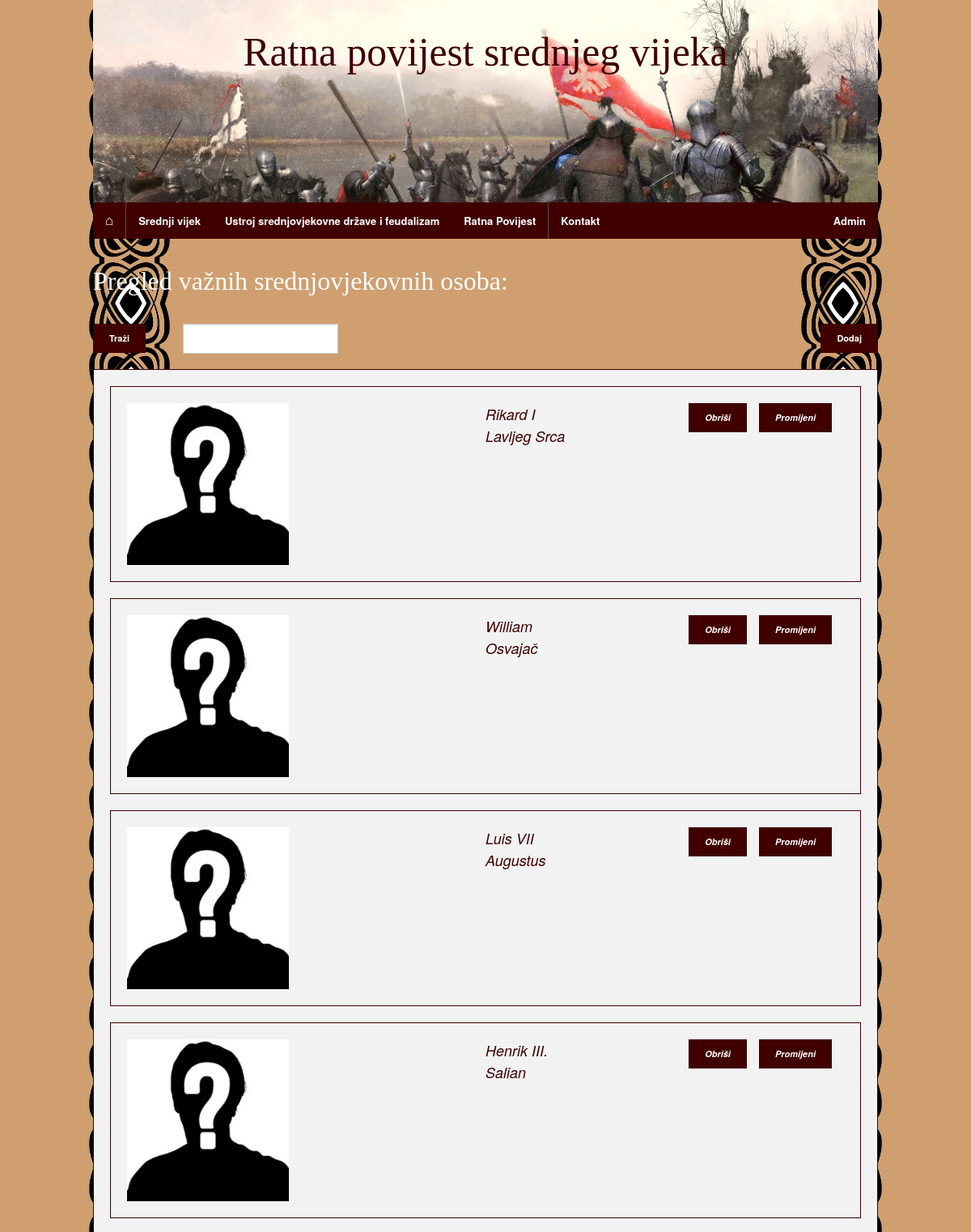
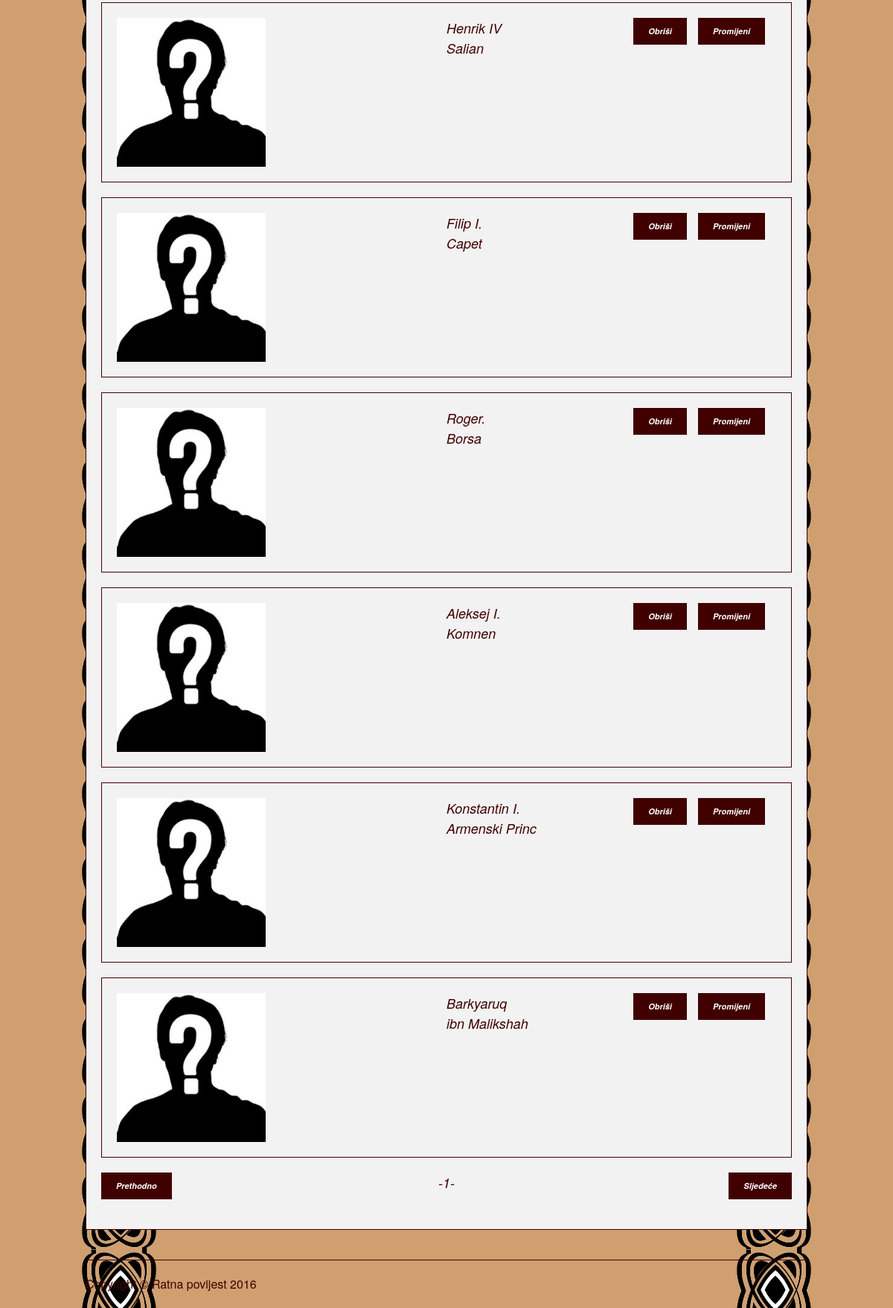
The app's page /privatno/osobe/index.php with its own data (2 pictures, top to bottom).
### tables this page shows
create table osobe(
sifra int not null primary key auto_increment,
ime varchar(50) not null,
prezime varchar(50) not null,
titula int not null, 
godinarodjenja int,
godinasmrti int,
opis text,
slika varchar(255)
);

### konfiguracija.php (called while the page is built, shortened)
<?php
$putanjaPovijest = "/Webprogramiranje/RatnaPovijest/";

### privatno/osobe/index.php (the view, shortened to what this page needs)
<?php
include_once '../../konfiguracija.php';
if (isset($_GET["stranica"])) {
	$stranica = $_GET["stranica"];
} else {
	$stranica = 1;
}
$uvjet = "";
?>
<!doctype html>
<html class="no-js" lang="en">
	<head>
		<?php
		include_once '../../head.php';
 ?>
	</head>
	<body>
		<?php
	include_once '../../zaglavlje.php';
 ?>
		<?php
	include_once '../../izbornik.php';
 ?>
		<div class="row">
			<div class="large-12 columns">
				<h2>Pregled važnih srednjovjekovnih osoba:</h2>
				<div class="row">
					<form action="<?php echo $_SERVER["PHP_SELF"] ?>" method="post">
						<div class="large-4 columns">
							<div class="row">
								<div class="large-4 columns">
									<input type="submit" class="button tiny lijevo" value="Traži" />
								</div>
								<div class="large-8 columns">
									<input type="text" name="uvjet" value="<?php echo $uvjet; ?>" />
								</div>
							</div>
					</form>
				</div>
				<div class="large-8 columns">
					<a href="dodaj.php" class="button tiny desno">Dodaj</a>
				</div>
			</div>
			<div class="panel">
				<div id="rezultati" class="row">
					<?php
					$uvjetZaUpit="%" . $uvjet . "%";
					$izraz = $veza -> prepare("select * from osobe where ime like :uvjet or
					prezime like :uvjet limit " . (($stranica * 10)-10) . ",10");
					$izraz->bindParam(":uvjet", $uvjetZaUpit);
					$izraz -> execute();
					$rezultati = $izraz -> fetchAll(PDO::FETCH_OBJ);
					foreach ($rezultati as $o) :
				$dat = $_SERVER["CONTEXT_DOCUMENT_ROOT"] . $putanjaPovijest."img/osobe/". $o->slika;
				if(file_exists($dat) && !is_dir($dat)){
					$slika=$putanjaPovijest . "img/osobe/" . $o->slika;
				}
				else{
					$slika=$putanjaPovijest . "img/osobe/nepoznato.png";
				}
					?>
					<div class="large 12 columns end">
						<div class="panel">
							<div class="row">
							<div class="large-6 columns">
				 				<img class="auto" alt="" src="<?php echo $slika; ?>" />
								</div>
								<div class="large-3 columns">
				                   <div class="row">
				 					 <?php echo $o -> ime; ?><br />
									<?php echo $o -> prezime; ?>
									</div>
								</div>
									<div class="large-3 columns ">
									<a href="promijeni.php?sifra=<?php echo $o -> sifra; ?>" class="button tiny desnod"> Promijeni </a>
									<a href="obrisi.php?sifra=<?php echo $o -> sifra; ?>" class="button tiny desnod"> Obriši </a></div>
							</div>
						</div>
					</div>
					<?php
					endforeach;
 ?>
				</div>
				<div class="row">
					<div class="large-4 columns">
						<a href="index.php?stranica=<?php
						if ($stranica > 1) {
							$prethodna = $stranica - 1;
							echo $prethodna;
						} else {
							echo 1;
						}
						?>&uvjet=<?php echo $uvjet ?>" class="button tiny lijevo">Prethodno</a>
					</div>
					<div class="large-4 columns sredina">
						-<?php echo $stranica; ?>-
					</div>
					<div class="large-4 columns">
						<a href="index.php?stranica=<?php
						echo ++$stranica;
						?>&uvjet=<?php echo $uvjet ?>" class="button tiny desno">Sljedeće</a>
					</div>
				</div>
			</div>
		</div>
		<?php
	include_once '../../podnozje.php';
 ?>
	</body>
</html>

### head.php (shortened to what this page needs)
<link rel="stylesheet" href="<?php echo $putanjaPovijest; ?>css/foundation.css" />
<link rel="stylesheet" href="<?php echo $putanjaPovijest; ?>css/stil.css" />

### zaglavlje.php
<div class="row okolo">
      <div class="large-12 columns naslov">
        <h1>Ratna povijest srednjeg vijeka</h1>
      </div>
    </div>

### izbornik.php (shortened to what this page needs)
<div class="row">
	<div class="large 12 columns">
		<nav class="top-bar" data-topbar="" role="navigation">
      <ul class="title-area">
        <li class="name">
          <?php if(!isset($_SESSION['operater'])): ?>
          	<h1><a href="<?php echo $putanjaPovijest; ?>index.php">&#x2302;</a></h1>
          	<?php endif; ?>
        </li>
      </ul>
    <section class="top-bar-section">
        <ul class="left show-for-large-up" id="boja">
        	<?php if(!isset($_SESSION['operater'])): ?>
          <li>
          	<a href="<?php echo $putanjaPovijest; ?>srednjivijek.php">Srednji vijek</a>
          </li>
          <li>
          	<a href="<?php echo $putanjaPovijest; ?>ustroj.php">Ustroj srednjovjekovne države i feudalizam</a>
          </li>
          <li>
          	<a href="<?php echo $putanjaPovijest; ?>ratnapovijest.php">Ratna Povijest</a>
          </li>
          <?php endif; ?>
        </ul>
         <ul class="left show-for-large-up" id="boja">
          <li><a href="<?php echo $putanjaPovijest; ?>kontakt.php">Kontakt</a></li>
        </ul>
        <ul class="right show-for-large-up" id="boja">
          <li>
        	<?php
          	if (!isset($_SESSION['operater'])):
			?>
          	<a href="<?php echo $putanjaPovijest; ?>login.php">Admin</a>
          	<?php
			endif;
			?>
          </li>
        </ul>
      </section></nav>
	</div>
</div>

### podnozje.php
<div class="row">
      <div class="large-12 columns podnozje">
      	<hr class="boja" />
      	<p class="tekstlijevo">Copyright &copy; Ratna povijest <?php echo date("Y"); ?>
      </div>
    </div>

### css/stil.css (style rules this page uses)
h1 { font-family: "Book Antiqua"; color:#400000; margin-top:30px; margin-bottom:30px; font-size: 3.1em; text-align:center; }
h2 { font-family: "Book Antiqua" ; color:#FFFFFF; margin-top:30px; margin-bottom:30px; font-size: 2em; text-align:justify; position: relative; }
.okolo { background-image: url("../img/big.jpg"); height:250px; width:970px; background-size: cover; background-position:top; border:0px; border-style: solid; border-left-color: #400000; border-right-color: #400000; border-bottom-color: #400000; border-top-color: #FFFFFF; }
.top-bar { background: #400000; }
.top-bar-section li:not(.has-form) a:not(.button) { background: #400000; font-weight: bold; font-size: 13px; }
.desno { background-color: #400000; float: right; font-weight: bold; }
.desnod { background-color: #400000; float: right; margin-right: 15px; font-weight: bold; font-size: 12px; }
.lijevo { background-color: #400000; float: left; font-weight: bold; }
body { background:#CF9F70; z-index: -999999; background-image: url("../img/ornament.png"), url("../img/ornament.png"); background-position: left top, right top; background-repeat: repeat-y, repeat-y; }
p.tekstlijevo { text-align: left; color: #400000; }
.panel { color:#400000; font-size: 18px; font-style: italic; border-style: solid; border-color: #400000; }
hr { border-style: solid; border-color: #400000; }
.sredina { text-align: center; }
.auto { max-width: 200px; width: 100%; height: auto; }

### records on screen
osobe: ime "Rikard I", prezime "Lavljeg Srca"
osobe: ime "William", prezime "Osvajač"
osobe: ime "Luis VII", prezime "Augustus"
osobe: ime "Henrik III.", prezime "Salian"
osobe: ime "Henrik IV", prezime "Salian"
osobe: ime "Filip I.", prezime "Capet"
osobe: ime "Roger.", prezime "Borsa"
osobe: ime "Aleksej I.", prezime "Komnen"
osobe: ime "Konstantin I.", prezime "Armenski Princ"
osobe: ime "Barkyaruq", prezime "ibn Malikshah"

### other values on screen
$stranica "1"
